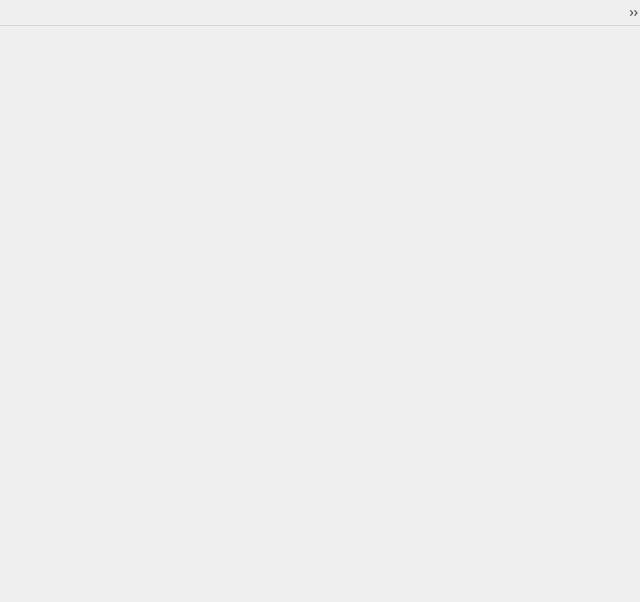
<?xml version="1.0" encoding="UTF-8"?>
<ui version="4.0">
 <class>MainWindow</class>
 <widget class="QMainWindow" name="MainWindow">
  <property name="geometry">
   <rect>
    <x>0</x>
    <y>0</y>
    <width>640</width>
    <height>602</height>
   </rect>
  </property>
  <property name="sizePolicy">
   <sizepolicy hsizetype="Fixed" vsizetype="Fixed">
    <horstretch>0</horstretch>
    <verstretch>0</verstretch>
   </sizepolicy>
  </property>
  <property name="font">
   <font>
    <family>Silkscreen</family>
    <pointsize>11</pointsize>
   </font>
  </property>
  <property name="windowTitle">
   <string>Dot Matrix: Game Boy Emulator</string>
  </property>
  <property name="windowIcon">
   <iconset resource="../../resource.qrc">
    <normaloff>:/assets/icons/icon.ico</normaloff>:/assets/icons/icon.ico</iconset>
  </property>
  <widget class="QWidget" name="centralwidget">
   <widget class="QLabel" name="screen">
    <property name="geometry">
     <rect>
      <x>0</x>
      <y>0</y>
      <width>640</width>
      <height>576</height>
     </rect>
    </property>
    <property name="sizePolicy">
     <sizepolicy hsizetype="Fixed" vsizetype="Fixed">
      <horstretch>0</horstretch>
      <verstretch>0</verstretch>
     </sizepolicy>
    </property>
    <property name="minimumSize">
     <size>
      <width>640</width>
      <height>576</height>
     </size>
    </property>
    <property name="maximumSize">
     <size>
      <width>640</width>
      <height>576</height>
     </size>
    </property>
    <property name="text">
     <string/>
    </property>
    <property name="pixmap">
     <pixmap resource="../../resource.qrc">:/assets/imgs/background.png</pixmap>
    </property>
    <property name="scaledContents">
     <bool>true</bool>
    </property>
   </widget>
  </widget>
  <widget class="QMenuBar" name="menubar">
   <property name="geometry">
    <rect>
     <x>0</x>
     <y>0</y>
     <width>640</width>
     <height>26</height>
    </rect>
   </property>
   <property name="sizePolicy">
    <sizepolicy hsizetype="Fixed" vsizetype="Fixed">
     <horstretch>0</horstretch>
     <verstretch>0</verstretch>
    </sizepolicy>
   </property>
   <property name="minimumSize">
    <size>
     <width>640</width>
     <height>26</height>
    </size>
   </property>
   <property name="maximumSize">
    <size>
     <width>640</width>
     <height>26</height>
    </size>
   </property>
   <widget class="QMenu" name="menuFile">
    <property name="font">
     <font>
      <family>Silkscreen</family>
      <pointsize>11</pointsize>
     </font>
    </property>
    <property name="title">
     <string>File</string>
    </property>
    <addaction name="actionOpenROM"/>
    <addaction name="separator"/>
    <addaction name="actionQuit"/>
   </widget>
   <widget class="QMenu" name="menuEmulation">
    <property name="font">
     <font>
      <family>Silkscreen</family>
      <pointsize>11</pointsize>
     </font>
    </property>
    <property name="title">
     <string>Emulation</string>
    </property>
    <addaction name="actionPause"/>
    <addaction name="actionReset"/>
    <addaction name="separator"/>
    <addaction name="actionDmgMode"/>
    <addaction name="actionShowBootScreen"/>
   </widget>
   <widget class="QMenu" name="menuDisplay">
    <property name="font">
     <font>
      <family>Silkscreen</family>
      <pointsize>11</pointsize>
     </font>
    </property>
    <property name="title">
     <string>Display</string>
    </property>
    <widget class="QMenu" name="menuScale">
     <property name="font">
      <font>
       <family>Silkscreen</family>
       <pointsize>11</pointsize>
      </font>
     </property>
     <property name="title">
      <string>Scale</string>
     </property>
     <addaction name="action0_5x"/>
     <addaction name="action1x"/>
     <addaction name="action1_5x"/>
     <addaction name="action2x"/>
    </widget>
    <widget class="QMenu" name="menuPalette">
     <property name="font">
      <font>
       <family>Silkscreen</family>
       <pointsize>11</pointsize>
      </font>
     </property>
     <property name="title">
      <string>DMG Palette</string>
     </property>
     <widget class="QMenu" name="menuSGB">
      <property name="font">
       <font>
        <family>Silkscreen</family>
        <pointsize>11</pointsize>
       </font>
      </property>
      <property name="title">
       <string>Super Game Boy</string>
      </property>
     </widget>
     <addaction name="menuSGB"/>
    </widget>
    <addaction name="menuScale"/>
    <addaction name="menuPalette"/>
    <addaction name="separator"/>
    <addaction name="actionShowBackground"/>
    <addaction name="actionShowWindow"/>
    <addaction name="actionShowSprites"/>
   </widget>
   <widget class="QMenu" name="menuControls">
    <property name="title">
     <string>Controls</string>
    </property>
    <addaction name="actionKeyBindings"/>
   </widget>
   <widget class="QMenu" name="menuDebug">
    <property name="title">
     <string>Debug</string>
    </property>
    <addaction name="actionEnableLogging"/>
   </widget>
   <addaction name="menuFile"/>
   <addaction name="menuEmulation"/>
   <addaction name="menuDisplay"/>
   <addaction name="menuControls"/>
   <addaction name="menuDebug"/>
  </widget>
  <action name="actionOpenROM">
   <property name="text">
    <string>Open ROM</string>
   </property>
   <property name="font">
    <font>
     <family>Silkscreen</family>
     <pointsize>11</pointsize>
    </font>
   </property>
  </action>
  <action name="actionQuit">
   <property name="text">
    <string>Quit</string>
   </property>
   <property name="font">
    <font>
     <family>Silkscreen</family>
    </font>
   </property>
  </action>
  <action name="action0_5x">
   <property name="checkable">
    <bool>true</bool>
   </property>
   <property name="text">
    <string>0.5x</string>
   </property>
   <property name="font">
    <font>
     <family>Silkscreen</family>
     <pointsize>11</pointsize>
    </font>
   </property>
  </action>
  <action name="actionKeyBindings">
   <property name="text">
    <string>Key Bindings</string>
   </property>
   <property name="font">
    <font>
     <family>Silkscreen</family>
     <pointsize>11</pointsize>
    </font>
   </property>
  </action>
  <action name="actionShowBootScreen">
   <property name="checkable">
    <bool>true</bool>
   </property>
   <property name="checked">
    <bool>true</bool>
   </property>
   <property name="text">
    <string>Show Boot Screen</string>
   </property>
   <property name="font">
    <font>
     <family>Silkscreen</family>
     <pointsize>11</pointsize>
    </font>
   </property>
  </action>
  <action name="actionReset">
   <property name="text">
    <string>Reset</string>
   </property>
   <property name="font">
    <font>
     <family>Silkscreen</family>
    </font>
   </property>
  </action>
  <action name="actionPause">
   <property name="checkable">
    <bool>true</bool>
   </property>
   <property name="text">
    <string>Pause</string>
   </property>
   <property name="font">
    <font>
     <family>Silkscreen</family>
     <pointsize>11</pointsize>
    </font>
   </property>
  </action>
  <action name="actionShowBackground">
   <property name="checkable">
    <bool>true</bool>
   </property>
   <property name="checked">
    <bool>true</bool>
   </property>
   <property name="text">
    <string>Show Background</string>
   </property>
   <property name="font">
    <font>
     <family>Silkscreen</family>
     <pointsize>11</pointsize>
    </font>
   </property>
  </action>
  <action name="actionShowWindow">
   <property name="checkable">
    <bool>true</bool>
   </property>
   <property name="checked">
    <bool>true</bool>
   </property>
   <property name="text">
    <string>Show Window</string>
   </property>
   <property name="font">
    <font>
     <family>Silkscreen</family>
     <pointsize>11</pointsize>
    </font>
   </property>
  </action>
  <action name="actionShowSprites">
   <property name="checkable">
    <bool>true</bool>
   </property>
   <property name="checked">
    <bool>true</bool>
   </property>
   <property name="text">
    <string>Show Sprites</string>
   </property>
   <property name="font">
    <font>
     <family>Silkscreen</family>
     <pointsize>11</pointsize>
    </font>
   </property>
  </action>
  <action name="actionEnableLogging">
   <property name="checkable">
    <bool>true</bool>
   </property>
   <property name="text">
    <string>Enable Logging</string>
   </property>
   <property name="font">
    <font>
     <family>Silkscreen</family>
     <pointsize>11</pointsize>
    </font>
   </property>
  </action>
  <action name="actionDmgMode">
   <property name="checkable">
    <bool>true</bool>
   </property>
   <property name="text">
    <string>DMG Mode</string>
   </property>
  </action>
  <action name="action1x">
   <property name="checkable">
    <bool>true</bool>
   </property>
   <property name="checked">
    <bool>true</bool>
   </property>
   <property name="text">
    <string>1x</string>
   </property>
   <property name="font">
    <font>
     <family>Silkscreen</family>
     <pointsize>11</pointsize>
    </font>
   </property>
  </action>
  <action name="action1_5x">
   <property name="checkable">
    <bool>true</bool>
   </property>
   <property name="text">
    <string>1.5x</string>
   </property>
   <property name="font">
    <font>
     <family>Silkscreen</family>
     <pointsize>11</pointsize>
    </font>
   </property>
  </action>
  <action name="action2x">
   <property name="checkable">
    <bool>true</bool>
   </property>
   <property name="text">
    <string>2x</string>
   </property>
   <property name="font">
    <font>
     <family>Silkscreen</family>
     <pointsize>11</pointsize>
    </font>
   </property>
  </action>
  <action name="actionWho_did_this">
   <property name="text">
    <string>Who did this?</string>
   </property>
  </action>
 </widget>
 <resources>
  <include location="../../resource.qrc"/>
 </resources>
 <connections/>
</ui>
